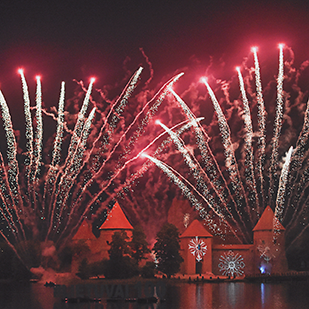
#> input picture trunk/kodavimui/v13-72rez.png, 309 x 309 px; the run also reads 1 picture not shown here
$ python compare.py
#> lines starting #> are read from the running program, lines starting #| are printed output that depends on the picture
import matplotlib.pyplot as plt
from PIL import Image

original = "kodavimui/v13-72rez.png"
image1 = Image.open(original)
#> image1 is the input picture: PIL image 309x309 RGB; mean R, G, B 98.3, 57.8, 61
count0 = 0
count1 = 0
img1 = image1.load()
width, height = image1.size
#> width = 309; height = 309
for x in range(width):
    for y in range(height):
        r,g,b = image1.getpixel((x,y))
        c1 = r ^ 85
        c2 = g ^ 85
        c3 = b ^ 85
        count0 = count0 + bin(c1).count('0') + bin(c2).count('0') + bin(c3).count('0')
        count1 = count1 + bin(c1).count('1') + bin(c2).count('1') + bin(c3).count('1')
#> after the loop, count0 = 974677; count1 = 1207073
print('count0: ', count0)
#| count0:  974677
print('count1: ', count1)
#| count1:  1207073

coded = "uzkoduoti/analizei/rg_2_12448txt.png"
# coded = "uzkoduoti/analizei/rg_2_20034png.png"
# coded = "uzkoduoti/analizei/rg_2_3023input.png"
image2 = Image.open(coded)
count0_2 = 0
count1_2 = 0
img1 = image2.load()
width, height = image2.size
for x in range(width):
    for y in range(height):
        r,g,b = image2.getpixel((x,y))
        c1 = r ^ 85
        c2 = g ^ 85
        c3 = b ^ 85
        count0_2 = count0_2 + bin(c1).count('0') + bin(c2).count('0') + bin(c3).count('0')
        count1_2 = count1_2 + bin(c1).count('1') + bin(c2).count('1') + bin(c3).count('1')
#> after the loop, count0_2 = 981712; count1_2 = 1199599
print('Užkoduotas paveiksliukas')
print('count0: ', count0_2)
#| count0:  981712
print('count1: ', count1_2)
#| count1:  1199599

proc1 = float(count0 / (count0+count1) * 100)
#> proc1 = 44.67
proc2 = float(count0_2 / (count0_2+count1_2) * 100)
#> proc2 = 45.01
proc = [proc1, proc2]
#> proc = [44.67, 45.01]
fig = plt.figure("Images")
images = ("Originalus", image1), ("Užkoduotas", image2)

# loop over the images
for (i, (name, image)) in enumerate(images):
	# show the image
	ax = fig.add_subplot(1, 2, i + 1)
	ax.set_title(name + "\n\nSutapimas su baltu triukšmu procentais: %.2f" % (proc[i]))
	# ax.set_xlabel("\nSutapimas su baltu triukšmu procentais: %.2f" % (proc[i]))
	# ax.suptitle("Sutapimo procentas: %.2f" % (proc[i]))
	plt.imshow(image, cmap = plt.cm.gray)
	plt.axis("off")
#> this loop made 2 passes
#> name on passes 1 to 2: 'Originalus', 'Užkoduotas'

# show the figure
plt.show()
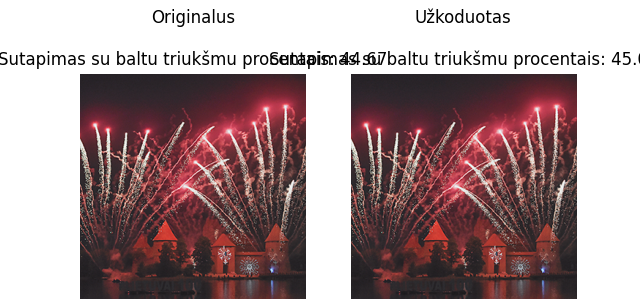
#> figure drawn by matplotlib, 2 panels
